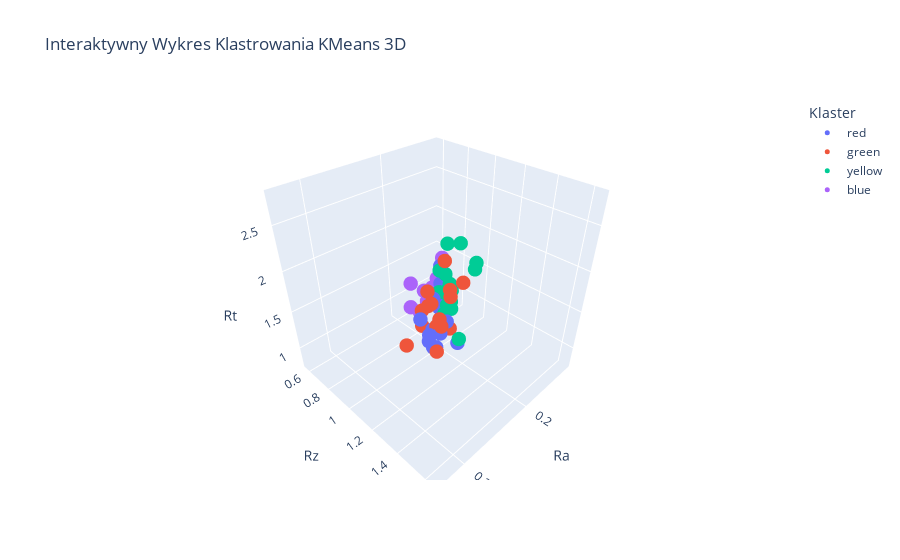

This figure's notebook cell:
### Code cell
# Przygotowanie danych do wizualizacji (upewnij się, że 'Cluster' jest już dodany do data_for_clustering)
plot_data = data_for_clustering.copy()

color_map = {
    '208250_1': 'blue',
    '79028_1': 'green',
    '51824_2': 'red', 
    '88911_2': 'yellow',
}

# Utwórz mapowanie numerów klastrów do etykiet próbek, jeśli to konieczne
cluster_to_label_mapping = {
    0: 'Próbka 1',
    1: 'Próbka 2',
}
plot_data['Color'] = plot_data['Sample_Section'].map(color_map)

# Utwórz interaktywny wykres 3D
fig = px.scatter_3d(plot_data, x='Ra', y='Rz', z='Rt',
                    color='Color', 
                    labels={'Color': 'Klaster'},
                    title='Interaktywny Wykres Klastrowania KMeans 3D')
fig.update_traces(marker=dict(size=5))
fig.show()

### Figure 1 — Plotly figure (JSON) as saved in the notebook; plotly's stock layout.template omitted (floating-point values rounded to 4 significant figures)
{"data": [{"hovertemplate": "Klaster=red<br>Ra=%{x}<br>Rz=%{y}<br>Rt=%{z}<extra></extra>", "legendgroup": "red", "marker": {"color": "#636efa", "size": 5, "symbol": "circle"}, "mode": "markers", "name": "red", "scene": "scene", "showlegend": true, "type": "scatter3d", "x": [0.283, 0.282, 0.254, 0.285, 0.29, 0.306, 0.291, 0.293, 0.237, 0.279, 0.171, 0.221, 0.178, 0.173, 0.163], "y": [1.29, 1.34, 1.32, 1.43, 1.41, 1.51, 1.39, 1.57, 1.14, 1.35, 0.853, 1.11, 0.984, 0.877, 0.826], "z": [1.91, 1.71, 1.76, 1.92, 1.77, 1.99, 1.89, 2.03, 1.76, 1.84, 1.02, 2.05, 1.44, 1.13, 1.32]}, {"hovertemplate": "Klaster=green<br>Ra=%{x}<br>Rz=%{y}<br>Rt=%{z}<extra></extra>", "legendgroup": "green", "marker": {"color": "#EF553B", "size": 5, "symbol": "circle"}, "mode": "markers", "name": "green", "scene": "scene", "showlegend": true, "type": "scatter3d", "x": [0.252, 0.241, 0.264, 0.266, 0.276, 0.27, 0.302, 0.331, 0.294, 0.259, 0.265, 0.241, 0.321, 0.301, 0.282], "y": [1.18, 1.28, 1.32, 1.25, 1.36, 1.23, 1.52, 1.64, 1.53, 1.17, 1.27, 1.36, 1.41, 1.53, 1.47], "z": [1.79, 1.56, 1.84, 2.09, 1.87, 1.7, 2.19, 2.26, 2.44, 1.76, 1.97, 2.17, 1.98, 2.78, 2.39]}, {"hovertemplate": "Klaster=yellow<br>Ra=%{x}<br>Rz=%{y}<br>Rt=%{z}<extra></extra>", "legendgroup": "yellow", "marker": {"color": "#00cc96", "size": 5, "symbol": "circle"}, "mode": "markers", "name": "yellow", "scene": "scene", "showlegend": true, "type": "scatter3d", "x": [0.238, 0.181, 0.176, 0.212, 0.205, 0.233, 0.255, 0.252, 0.25, 0.305, 0.242, 0.216, 0.225, 0.181, 0.177], "y": [1.27, 0.972, 0.877, 1.1, 1.07, 1.3, 1.49, 1.26, 1.33, 1.63, 1.26, 1.17, 1.36, 0.947, 0.973], "z": [1.86, 1.23, 1.3, 1.4, 1.85, 2.49, 2.54, 2.26, 2.1, 2.21, 2.49, 1.56, 2.24, 1.39, 1.51]}, {"hovertemplate": "Klaster=blue<br>Ra=%{x}<br>Rz=%{y}<br>Rt=%{z}<extra></extra>", "legendgroup": "blue", "marker": {"color": "#ab63fa", "size": 5, "symbol": "circle"}, "mode": "markers", "name": "blue", "scene": "scene", "showlegend": true, "type": "scatter3d", "x": [0.195, 0.147, 0.136, 0.146, 0.131, 0.17, 0.157, 0.257, 0.183, 0.175, 0.15, 0.135, 0.12, 0.129, 0.216], "y": [0.797, 0.678, 0.693, 0.706, 0.642, 0.814, 0.809, 1.08, 0.777, 0.761, 0.767, 0.605, 0.574, 0.607, 0.835], "z": [1.03, 0.923, 1.11, 1.21, 0.96, 1.16, 1.64, 1.98, 1.26, 1.05, 0.972, 0.925, 0.824, 0.78, 1.24]}], "layout": {"legend": {"title": {"text": "Klaster"}, "tracegroupgap": 0}, "scene": {"domain": {"x": [0, 1], "y": [0, 1]}, "xaxis": {"title": {"text": "Ra"}}, "yaxis": {"title": {"text": "Rz"}}, "zaxis": {"title": {"text": "Rt"}}}, "title": {"text": "Interaktywny Wykres Klastrowania KMeans 3D"}}}
